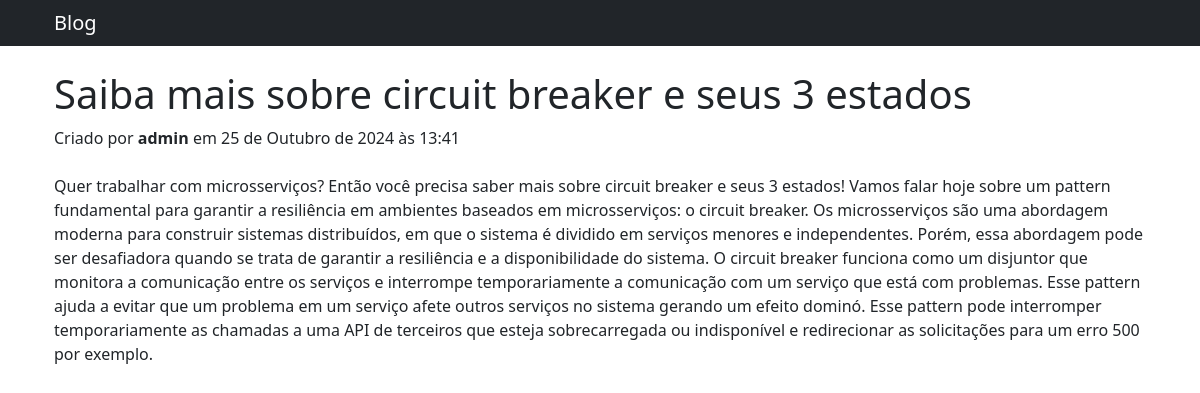
The app's page /blog/post/2/ with its own data.
### core/models.py (models this page shows, shortened)
class Post(models.Model):
    title = models.CharField(max_length=100, unique=True, verbose_name='Título')
    content = models.TextField(verbose_name='Conteúdo')
    created_at = models.DateTimeField(verbose_name='Criado em', null=True, editable=False, auto_now_add=True)
    tags = models.ManyToManyField('Tag', verbose_name='Tags', related_name='posts')
    author = models.ForeignKey('auth.User', on_delete=models.PROTECT, verbose_name='Autor', related_name='posts', editable=False, null=True)
    class Meta:
        verbose_name = 'Post'
        verbose_name_plural = 'Posts'

### core/views.py (the view)
# urls.py: path("blog/post/<int:id>/", post_view, name="core_post_view"),
def post_view(request, id):
    post = Post.objects.get(id=id)
    return render(request, 'core/post.html', { "post": post })

### core/templates/core/post.html (shortened to what this page needs)
{% extends 'base.html' %}
{% block content %}
  <div class="container">
    <h1>{{ post.title }}</h1>
    <span>Criado por <strong>{{ post.author }}</strong> em {{ post.created_at }}</span>
    <div class="mt-4">{{ post.content }}</div>
  </div>
{% endblock %}

### records on screen
Post: title "Saiba mais sobre circuit breaker e seus 3 estados", author "admin", created_at "25 de Outubro de 2024 às 13:41", content "Quer trabalhar com microsserviços? Então você precisa saber mais sobre circuit breaker e seus 3 estados! Vamos falar hoje sobre um pattern fundamental para garantir a resiliência em ambientes baseados em microsserviços: o circuit breaker. Os microsserviços são uma abordagem moderna para construir sistemas distribuídos, em que o sistema é dividido em serviços menores e independentes. Porém, essa abordagem pode ser desafiadora quando se trata de garantir a resiliência e a disponibilidade do sistema. O circuit breaker funciona como um disjuntor que monitora a comunicação entre os serviços e interrompe temporariamente a comunicação com um serviço que está com problemas. Esse pattern ajuda a…"
